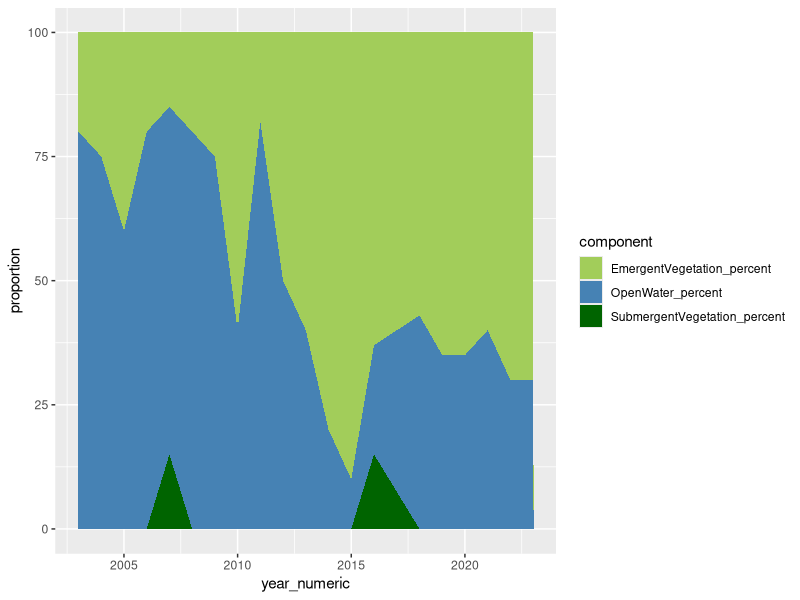
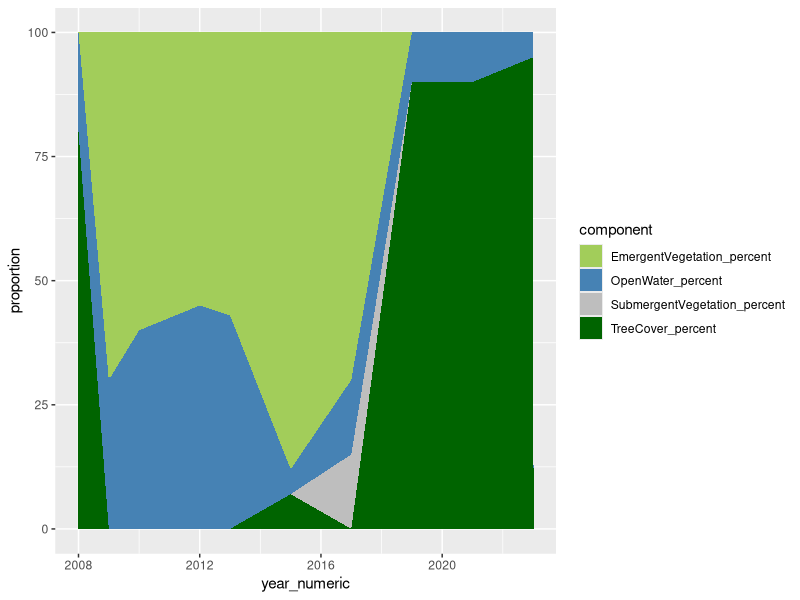
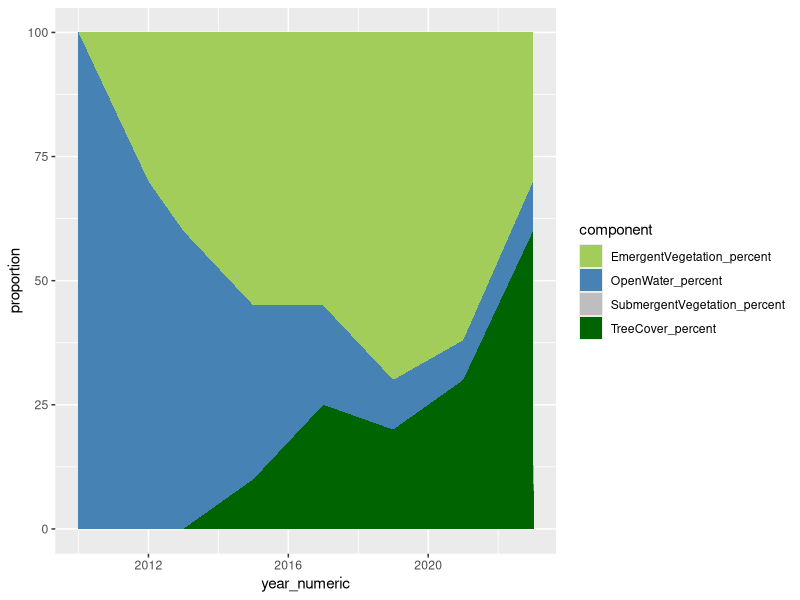
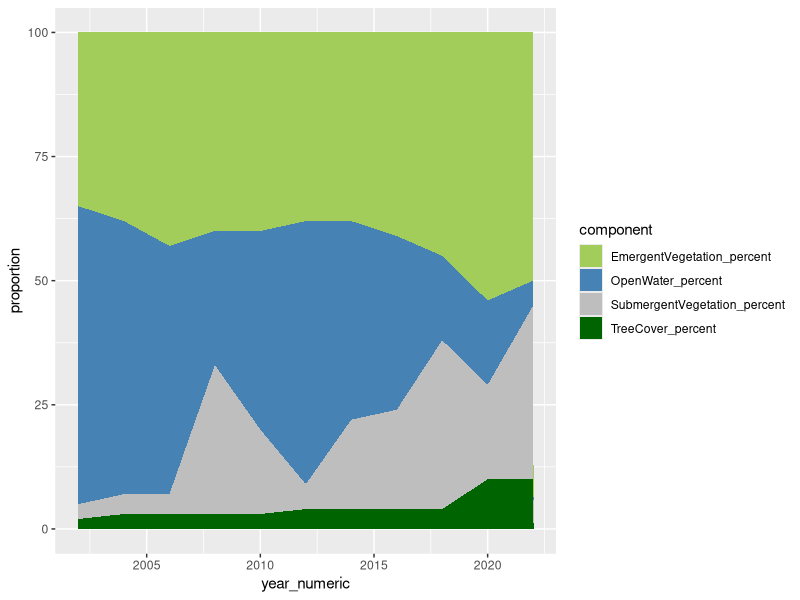
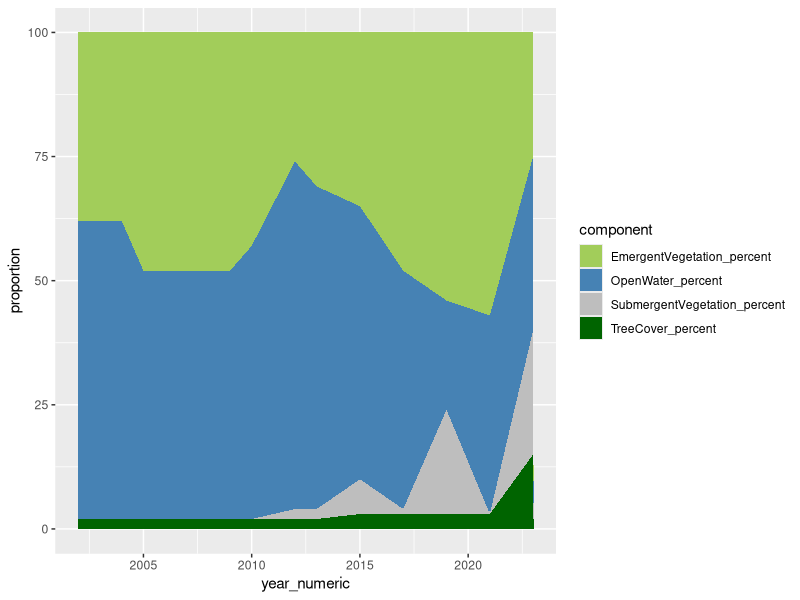
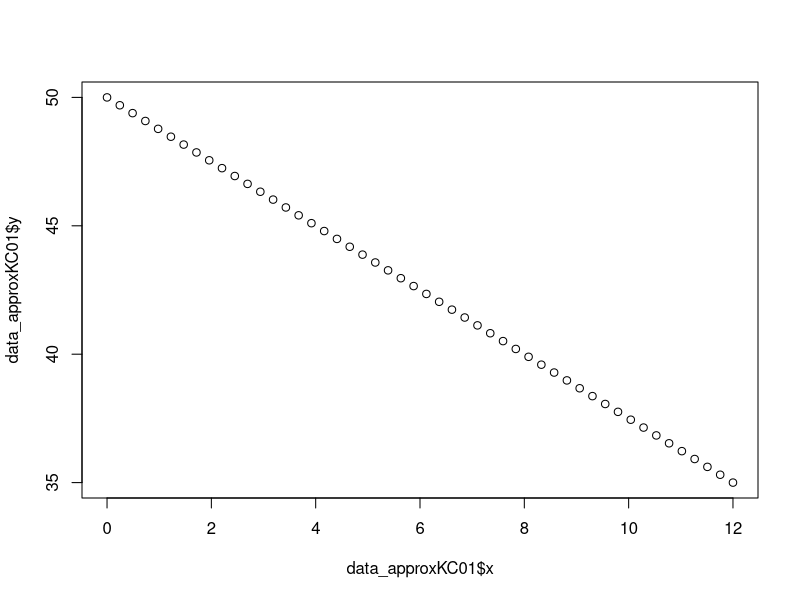
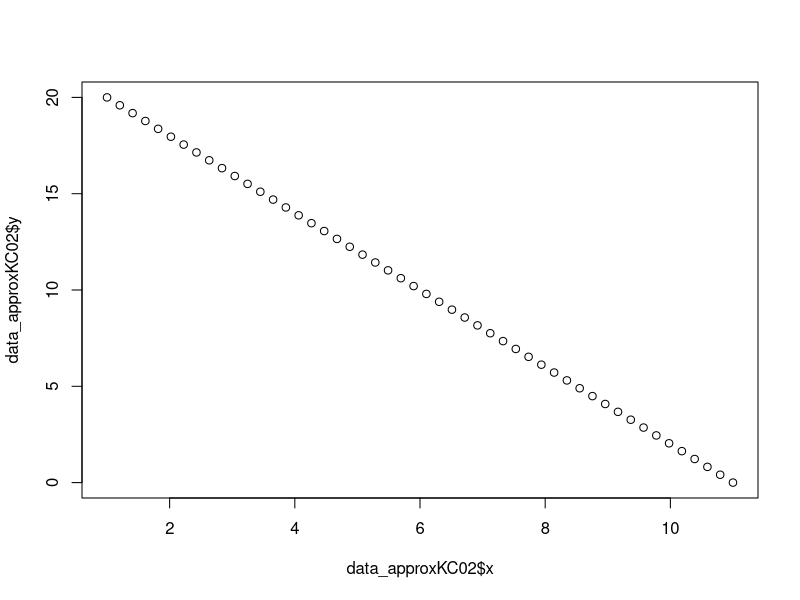
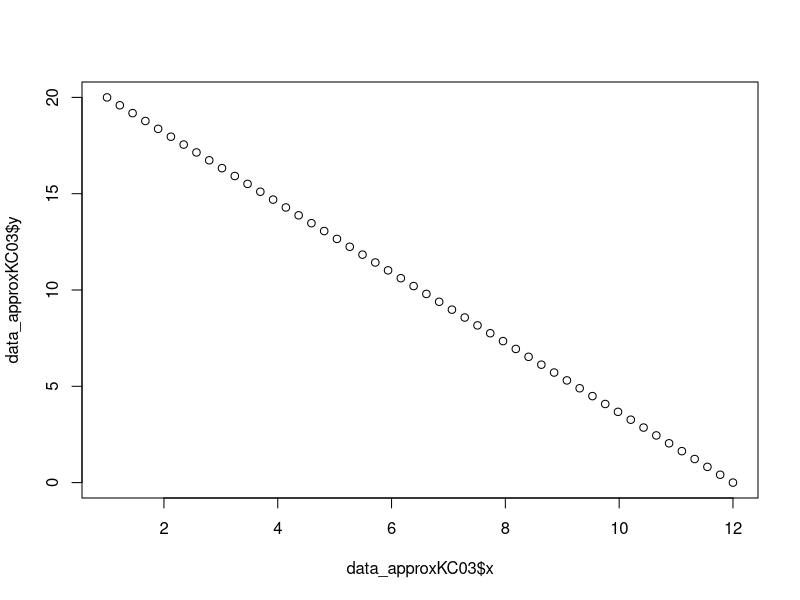

R code for these plots, in order:
library(tidyverse)
library(dplyr)
library(here)
library(lubridate)
library(readxl)
library(here)

setwd(here::here("code"))

# read in cover data file, data filtering (not done yet, need to set data types)
cover_data <- read_xlsx(here::here("data", "canopy_cover.xlsx"), sheet = "Data") %>% 
  mutate(GoogleEarthPhotoDate = as.Date(GoogleEarthPhotoDate))

# making columns for whether it's the first or last date (for later filtering)
cover_data <- cover_data %>%
  group_by(LocationID) %>% 
  mutate(first_date = if_else(GoogleEarthPhotoDate == min(GoogleEarthPhotoDate), TRUE, FALSE),
         last_date = if_else(GoogleEarthPhotoDate == max(GoogleEarthPhotoDate), TRUE, FALSE)) %>% 
  ungroup()

# create a filtered cover data table with only first and last dates (to try to see a linear model for all sites)
cover_data_first_and_last <- cover_data %>% 
  filter(first_date | last_date)

# visualization purpose: open water and veg. proportion of the 5 site with continuous data over time.: LS01, RC07, RC10, RL02,TV02
## LS01 
cover_data_LS01 <- cover_data |>
  filter(LocationID == "LS01")
cover_data_LS01$GoogleEarthPhotoDate <- as.Date(cover_data_LS01$GoogleEarthPhotoDate)
cover_data_LS01$year_numeric <- as.numeric(format(cover_data_LS01$GoogleEarthPhotoDate, "%Y"))
cover_data_LS01 <- cover_data_LS01 |>
  select(year_numeric,OpenWater_percent,SubmergentVegetation_percent,EmergentVegetation_percent)
cover_data_LS01_long <- gather(cover_data_LS01, key = "component", value = "proportion", -year_numeric)
ggplot(cover_data_LS01_long,aes(x=year_numeric,y=proportion,fill=component)) + geom_area() + 
  scale_fill_manual(values = c("darkolivegreen3", "steelblue", "darkgreen"))

## RC07
cover_data_RC07 <- cover_data |>
  filter(LocationID == "RC07")
cover_data_RC07$GoogleEarthPhotoDate <- as.Date(cover_data_RC07$GoogleEarthPhotoDate)
cover_data_RC07$year_numeric <- as.numeric(format(cover_data_RC07$GoogleEarthPhotoDate, "%Y"))
cover_data_RC07 <- cover_data_RC07 |>
  select(year_numeric,OpenWater_percent,SubmergentVegetation_percent,EmergentVegetation_percent,TreeCover_percent)
cover_data_RC07_long <- gather(cover_data_RC07, key = "component", value = "proportion", -year_numeric)
ggplot(cover_data_RC07_long,aes(x=year_numeric,y=proportion,fill=component)) + geom_area() + 
  scale_fill_manual(values = c("darkolivegreen3", "steelblue", "grey","darkgreen"))

## RC10
cover_data_RC10 <- cover_data |>
  filter(LocationID == "RC10")
cover_data_RC10$GoogleEarthPhotoDate <- as.Date(cover_data_RC10$GoogleEarthPhotoDate)
cover_data_RC10$year_numeric <- as.numeric(format(cover_data_RC10$GoogleEarthPhotoDate, "%Y"))
cover_data_RC10 <- cover_data_RC10 |>
  select(year_numeric,OpenWater_percent,SubmergentVegetation_percent,EmergentVegetation_percent,TreeCover_percent)
cover_data_RC10_long <- gather(cover_data_RC10, key = "component", value = "proportion", -year_numeric)
ggplot(cover_data_RC10_long,aes(x=year_numeric,y=proportion,fill=component)) + geom_area() + 
  scale_fill_manual(values = c("darkolivegreen3", "steelblue", "grey","darkgreen"))


## RL02
cover_data_RL02 <- cover_data |>
  filter(LocationID == "RL02")
cover_data_RL02$GoogleEarthPhotoDate <- as.Date(cover_data_RL02$GoogleEarthPhotoDate)
cover_data_RL02$year_numeric <- as.numeric(format(cover_data_RL02$GoogleEarthPhotoDate, "%Y"))
cover_data_RL02 <- cover_data_RL02 |>
  select(year_numeric,OpenWater_percent,SubmergentVegetation_percent,EmergentVegetation_percent,TreeCover_percent)
cover_data_RL02_long <- gather(cover_data_RL02, key = "component", value = "proportion", -year_numeric)
ggplot(cover_data_RL02_long,aes(x=year_numeric,y=proportion,fill=component)) + geom_area() + 
  scale_fill_manual(values = c("darkolivegreen3", "steelblue", "grey","darkgreen"))

## TV02
cover_data_TV02 <- cover_data |>
  filter(LocationID == "TV02")
cover_data_TV02$GoogleEarthPhotoDate <- as.Date(cover_data_TV02$GoogleEarthPhotoDate)
cover_data_TV02$year_numeric <- as.numeric(format(cover_data_TV02$GoogleEarthPhotoDate, "%Y"))
cover_data_TV02 <- cover_data_TV02 |>
  select(year_numeric,OpenWater_percent,SubmergentVegetation_percent,EmergentVegetation_percent,TreeCover_percent)
cover_data_TV02_long <- gather(cover_data_TV02, key = "component", value = "proportion", -year_numeric)
ggplot(cover_data_TV02_long,aes(x=year_numeric,y=proportion,fill=component)) + geom_area() + 
  scale_fill_manual(values = c("darkolivegreen3", "steelblue", "grey","darkgreen"))


cover_data$GoogleEarthPhotoDate <- as.Date(cover_data$GoogleEarthPhotoDate)
cover_data$year_numeric <- as.numeric(format(cover_data$GoogleEarthPhotoDate, "%Y"))

# #  linear models for 5 sites
# summary(lm(OpenWater_percent~year_numeric, data = cover_data_LS01))
# plot(lm(OpenWater_percent~year_numeric, data = cover_data_LS01))
# 
# summary(lm(OpenWater_percent~year_numeric, data = cover_data_RC07))
# plot(lm(OpenWater_percent~year_numeric, data = cover_data_RC07))
# 
# summary(lm(OpenWater_percent~year_numeric, data = cover_data_RC10))
# plot(lm(OpenWater_percent~year_numeric, data = cover_data_RC10))  
# 
# summary(lm(OpenWater_percent~year_numeric, data = cover_data_RL02))
# plot(lm(OpenWater_percent~year_numeric, data = cover_data_RL02))

### ~~~ *** LINEAR INTERPOLATION (all sites) *** ~~~ ###
# 1.INITIAL MANUAL CODE (see below for automated process)
KC01x <- c(0, 12)     
KC01y <- c(50, 35)   

## Apply approx function 
data_approxKC01 <- approx(KC01x, KC01y)        
  
## Draw output of approx function 
plot(data_approxKC01$x,                  
     data_approxKC01$y) 

KC02x <- c(1, 11) 
KC02y <- c(20, 0)   

data_approxKC02 <- approx(KC02x, KC02y)
plot(data_approxKC02$x,                  
     data_approxKC02$y) 


KC03x <- c(1, 12) 
KC03y <- c(20, 0)   

data_approxKC03 <- approx(KC03x, KC03y)
plot(data_approxKC03$x,                  
     data_approxKC03$y) 


LS05x <- c(1, 19) 
LS05y <- c(66.67, 0)   

data_approxLS05 <- approx(LS05x, LS05y)
plot(data_approxLS05$x,                  
     data_approxLS05$y) 

RC10x <- c(2010,2023)
RC10y <- c(100,8)
data_approxRC10 <- approx(RC10x,RC10y, n=14)
plot(data_approxRC10$x, data_approxRC10$y)

Df_new <-data.frame(data_approxRC10)
Df_new
## create function for correct number of year length


# 2. AUTOMATING APPROXIMATION & ADDING TO DATA TABLE
# figuring out year range
start_year <- cover_data %>% 
  filter(first_date == T) %>% 
  select(LocationID, year_numeric) %>% 
  rename(first_year_numeric = year_numeric)

last_year <- cover_data %>% 
  filter(last_date == T) %>% 
  select(LocationID, year_numeric) %>% 
  rename(last_year_numeric = year_numeric)

## creating column "range" = difference between first and last years
range_table <- merge(start_year, last_year) %>% 
  mutate(year_range = last_year_numeric - first_year_numeric)

# start and end year cover values
start_cover <- cover_data %>% 
  filter(first_date == T) %>% 
  select(LocationID, OpenWater_percent, year_numeric)

## checking to see if years align
start_year_check <- merge(start_cover, start_year) %>% 
  mutate(same_start_year = year_numeric == first_year_numeric) # all TRUE!

# start and last year cover values
## start
start_cover <- cover_data %>% 
  filter(first_date == T) %>% 
  select(LocationID, OpenWater_percent, year_numeric) %>% 
  rename(start_open_water = OpenWater_percent)

### checking to see if start years align
check_start <- merge(start_cover, start_year) %>% 
  mutate(same_start_year = year_numeric == first_year_numeric) # all TRUE!

## last
last_cover <- cover_data %>% 
  filter(last_date == T) %>% 
  select(LocationID, OpenWater_percent, year_numeric) %>% 
  rename(last_open_water = OpenWater_percent)

### checking to see if last years align
check_last <- merge(last_cover, last_year) %>% 
  mutate(same_last_year = year_numeric == last_year_numeric) # all TRUE!

## merging start & final cover
#TODO: combine start_cover, last_cover, and range_table$year_range
approx_table <- start_cover %>% 
  full_join(last_cover) ## not doing what i want it to! 
 ## goal: table with site, year, percent open water


### ~ WORKING METHOD FOR INTERPOLATIONS ~ ##
## BB try using expand.grid
# create all combinations of year and locationID
d1 <- expand.grid(
  year_numeric = c((min(cover_data$year_numeric)):(max(cover_data$year_numeric))),
  LocationID = c(unique(cover_data$LocationID))
  )

## OPEN WATER
#select columns wanted from cover_data
d2OW <- cover_data %>%
  select(LocationID, year_numeric, OpenWater_percent)

#join using unique combinations of locationID and year
d3OW <- as_tibble(left_join(d1, d2OW, by = c('LocationID'='LocationID', 'year_numeric'='year_numeric')))

library(zoo) #for na.approx function
d4OW <- d3OW %>%
  group_by(LocationID) %>%
  mutate(OpenWater_percent = na.approx(OpenWater_percent, na.rm=FALSE)) %>%  #interpolate NA by LocationID
  group_by(LocationID) %>%
  fill(OpenWater_percent, .direction = "downup") %>%                         #fill in leading and trailing NAs
  ungroup() %>%
  filter(year_numeric > 2009) %>%                                                 #remove pre 2010 data
  rename(interpolated_openwater=OpenWater_percent)

#check data
ggplot(d4OW, aes(year_numeric, interpolated_openwater)) +
  geom_point() +
  geom_line() +
  facet_wrap(.~LocationID)


## EMERGENT VEGETATION
#select columns wanted from cover_data
d2EV <- cover_data %>% 
  select(LocationID, year_numeric, EmergentVegetation_percent)

#join using unique combinations of locationID and year
d3EV <- as_tibble(left_join(d1, d2EV, by=c('LocationID'='LocationID', 'year_numeric'='year_numeric')))

# following BB process from above: interpolating & filling in NAs
d4EV <- d3EV %>% 
  group_by(LocationID) %>% 
  mutate(EmergentVegetation_percent = na.approx(EmergentVegetation_percent, na.rm=FALSE)) %>% 
  group_by(LocationID) %>% 
  fill(EmergentVegetation_percent, .direction="downup") %>% 
  ungroup() %>% 
  filter(year_numeric > 2009) %>% 
  rename(interpolated_emerg = EmergentVegetation_percent)

# check data
ggplot(d4EV, aes(year_numeric, interpolated_emerg)) +
  geom_point() +
  geom_line() +
  facet_wrap(.~LocationID)


# SUBMERGENT VEGETATION
# select columns from cover_data
d2SV <- cover_data %>% 
  select(LocationID, year_numeric, SubmergentVegetation_percent)

# join using unique combinations of LocationID and year
d3SV <- as_tibble(left_join(d1, d2SV, by=c('LocationID'='LocationID', 'year_numeric'='year_numeric')))

## BB process from above: interpolating & filling in NAs
d4SV <- d3SV %>% 
  group_by(LocationID) %>% 
  mutate(SubmergentVegetation_percent = na.approx(SubmergentVegetation_percent, na.rm = FALSE)) %>% 
  group_by(LocationID) %>% 
  fill(SubmergentVegetation_percent, .direction = 'downup') %>% 
  ungroup() %>% 
  filter(year_numeric >2009) %>% 
  rename(interpolated_submerg = SubmergentVegetation_percent)

# check data
ggplot(d4SV, aes(year_numeric, interpolated_submerg)) +
  geom_point() +
  geom_line() +
  facet_wrap(.~LocationID)


# CANOPY (TREE) COVER
## canopy cover boolean
canopy_boolean <- cover_data %>% 
  mutate(canopy = if_else(TreeCover_percent > 0, TRUE, FALSE)) %>% 
  group_by(LocationID, canopy) %>% 
  summarize() %>% 
  arrange(LocationID, desc(canopy)) %>% 
  distinct(LocationID, .keep_all = TRUE)

## canopy cover linear interpolation
# select columns from cover_data
d2CC <- cover_data %>% 
  select(LocationID, year_numeric, TreeCover_percent)

# join using unique combinations of LocationID and year
d3CC <- as_tibble(left_join(d1, d2CC, by=c('LocationID'='LocationID', 'year_numeric'='year_numeric')))

## BB process from above: interpolating & filling in NAs
d4CC <- d3CC %>% 
  group_by(LocationID) %>% 
  mutate(TreeCover_percent = na.approx(TreeCover_percent, na.rm = FALSE)) %>% 
  group_by(LocationID) %>% 
  fill(TreeCover_percent, .direction='downup') %>% 
  ungroup() %>% 
  filter(year_numeric > 2009) %>% 
  rename(interpolated_canopy = TreeCover_percent)

# check data
ggplot(d4CC, aes(year_numeric, interpolated_canopy)) +
  geom_point() +
  geom_line() +
  facet_wrap(.~LocationID)



## COMBINING ALL  COVER DATA
cover_estimates <- d4EV %>% 
  merge(d4OW) %>% # open water
  merge(canopy_boolean) %>% # canopy cover (boolean)
  merge(d4SV) %>%  # submergent veg
  merge(d4CC) # canopy cover (data)

# converting into csv
write_csv(cover_estimates, here::here("data", "cover_estimates.csv"))

# combined plot
cover_colors <- c('interpolated_openwater'='navy', 'interpolated_emerg'="#00a2ad", 'interpolated_submerg'= '#65a300', 'interpolated_canopy'='#b86500')

cover_estimate_plot <- ggplot(cover_estimates, aes(x=year_numeric)) +
  geom_line(aes(y=interpolated_openwater), color="navy")+
  geom_line(aes(y=interpolated_emerg), color="#00a2ad") +
  geom_line(aes(y=interpolated_submerg), color='#65a300')+
  geom_line(aes(y=interpolated_canopy), color='#b86500')+
  facet_wrap(.~LocationID)+
  labs(y="Percent Cover",
     x= "Year",
     color = "Legend") 
  # + scale_color_manual(labels = c("Open Water", "Emergent", "Submergent", 'Canopy'), 
  #                    values = c("navy", "#00a2ad", "#65a300", "#b86500"))

#TODO: add legend to this plot

cover_estimate_plot
